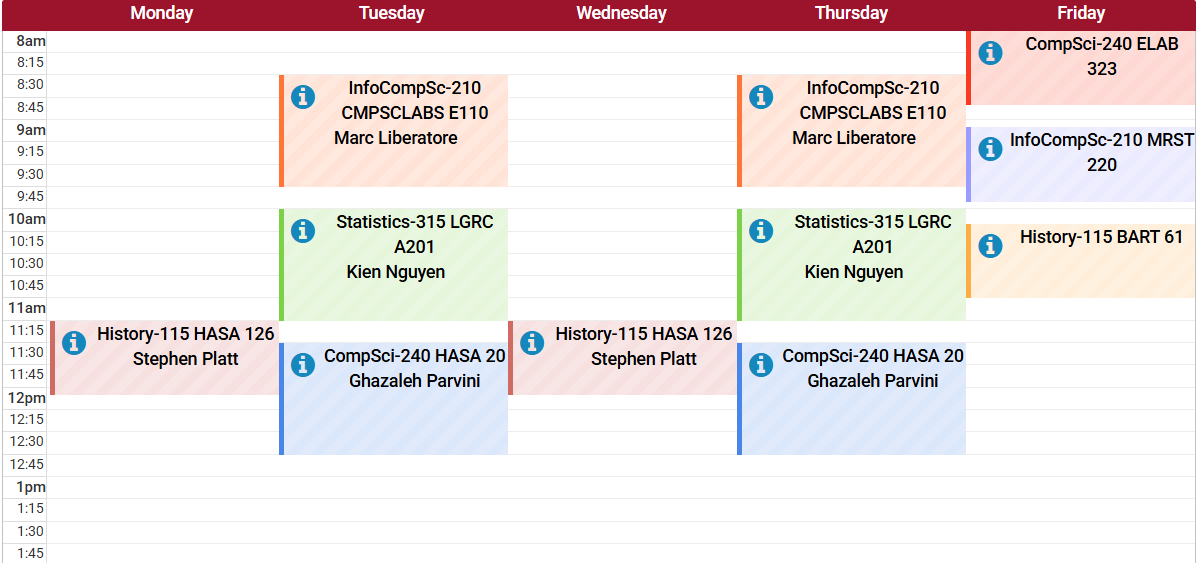
#> input picture data/test_image.png, 1198 x 563 px
$ python pillow_test.py
#> lines starting #> are read from the running program, lines starting #| are printed output that depends on the picture
from PIL import Image, ImageDraw, ImageFont
from io import BytesIO

buf = BytesIO()
# Pillow & BytesIO Testing

image = Image.open('data/test_image.png')
#> image is the input picture: PIL image 1198x563 RGBA; mean R, G, B, A 236, 227.5, 227.4, 255
# image.show()

#Make a new Image

image2 = Image.new('RGB', (1000, 700), color='white')
#> image2: PIL image 1000x700 RGB; every value is 255
# image2.show()

#Save an Image
# image.save('first_save.png')

width = 1000
height = 800

draw = ImageDraw.Draw(image2)

#Drawing Text
draw.text((900, 100), "Testing")

title_font = ImageFont.truetype('SourceSans3-Medium.ttf', size=80)
body_font = ImageFont.truetype('SourceSans3-Medium.ttf', size=30)

draw.text((100, 50), 'Testing again', font=title_font, fill='black')
draw.text((100, 150), 'This is a body font', font=body_font, fill='black')

# Save image using buf

image2.save(buf, format='PNG')
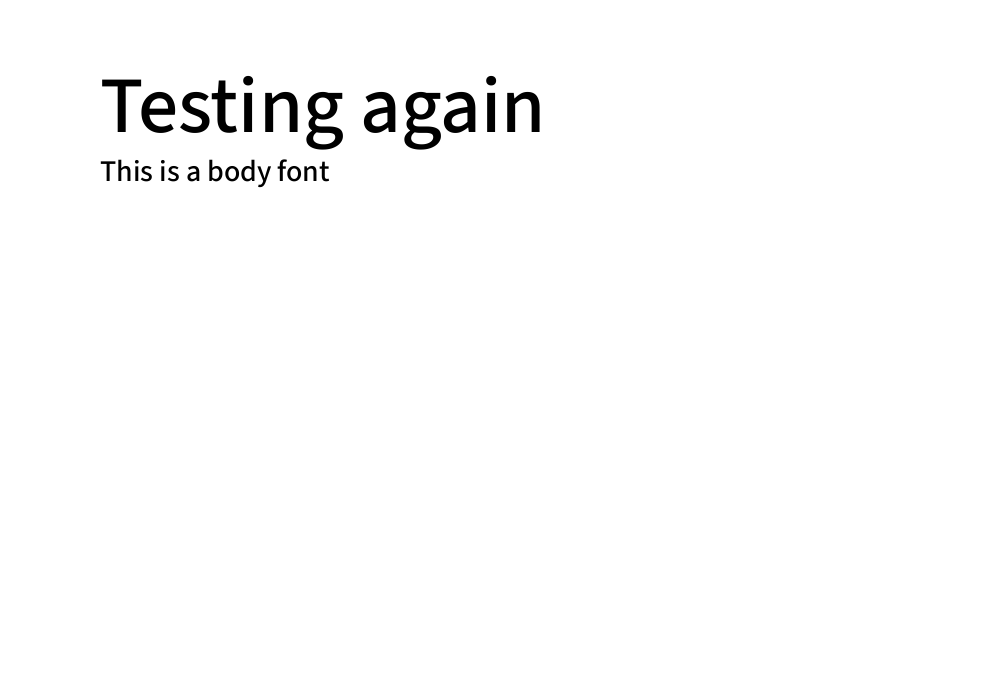
#> image2: PIL image 1000x700 RGB; min 0, max 255, mean 251.5
buf.seek(0)

data = buf.getvalue()

# with open("testing.png", "wb") as f:
#     f.write(buf.getvalue())


def testing_download(savings_amount, tip_list):
#> called with savings_amount = 533
    img = Image.new('RGB', (1920, 1080), color='white')
#> img: PIL image 1920x1080 RGB; every value is 255
    draw = ImageDraw.Draw(img)
    draw.text((100, 50), 'Savings Report', font=title_font, fill='black')
    draw.text((100, 175), f'By going through the Savings Simulator at saving-sim.streamlit.app and \ntaking action on with the following tips...', font=body_font, fill='black')

    for i, tip in enumerate(tip_list):
        y_pos = 275 + (i * 50)
        if y_pos > 650:
            draw.text((900, y_pos-(650-250)), f'- {tip}', fill='black', font=body_font)
        else:
            draw.text((100, y_pos), f'- {tip}', fill='black', font=body_font)

    draw.text((100, 700), f'...I realized I could save ${savings_amount} each month!', font=body_font, fill='black')

    img.save(buf, format='PNG')
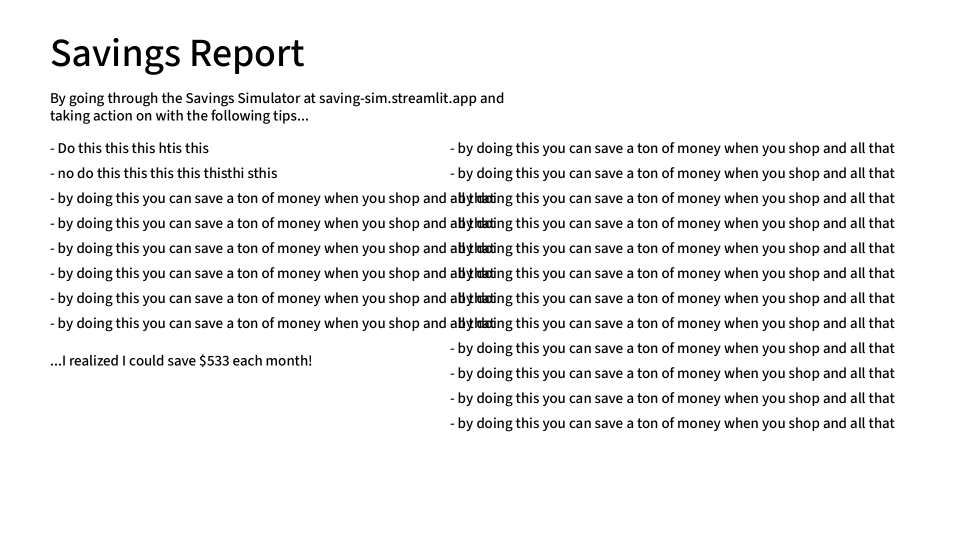
#> img: PIL image 1920x1080 RGB (shown at 1/2 size); min 0, max 255, mean 240.1
    buf.seek(0)
    img_data = buf.getvalue()
    with open("SavingsReport.png", "wb") as f:
        f.write(img_data)
    print("Image Saved!")


tips = ['Do this this this htis this', 'no do this this this this thisthi sthis', 'by doing this you can save a ton of money when you shop and all that', 'by doing this you can save a ton of money when you shop and all that', 'by doing this you can save a ton of money when you shop and all that', 'by doing this you can save a ton of money when you shop and all that', 'by doing this you can save a ton of money when you shop and all that', 'by doing this you can save a ton of money when you shop and all that', 'by doing this you can save a ton of money when you shop and all that', 'by doing this you can save a ton of money when you shop and all that', 'by doing this you can save a ton of money when you shop and all that', 'by doing this you can save a ton of money when you shop and all that', 'by doing this you can save a ton of money when you shop and all that', 'by doing this you can save a ton of money when you shop and all that', 'by doing this you can save a ton of money when you shop and all that', 'by doing this you can save a ton of money when you shop and all that', 'by doing this you can save a ton of money when you shop and all that', 'by doing this you can save a ton of money when you shop and all that', 'by doing this you can save a ton of money when you shop and all that', 'by doing this you can save a ton of money when you shop and all that']

testing_download(533, tips)
